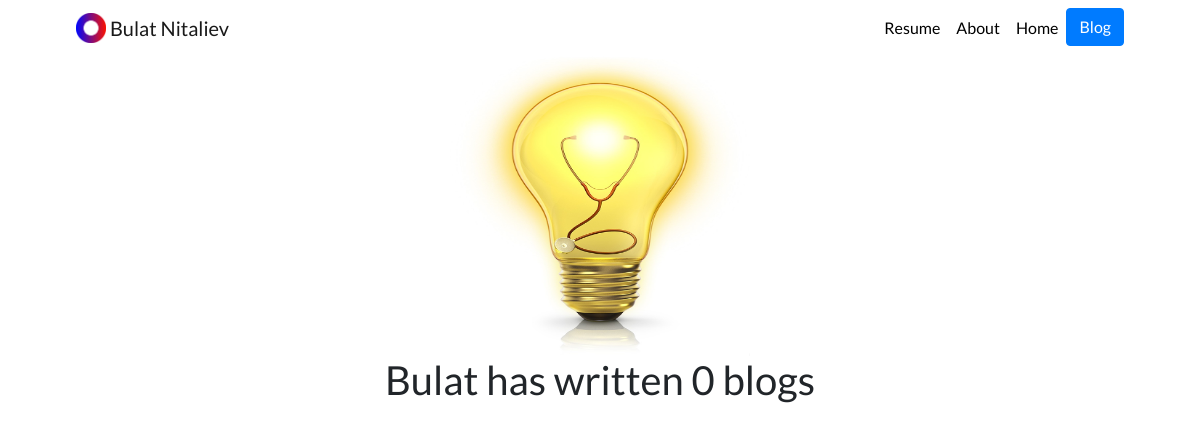
The page /blog/ on the database as committed earlier.
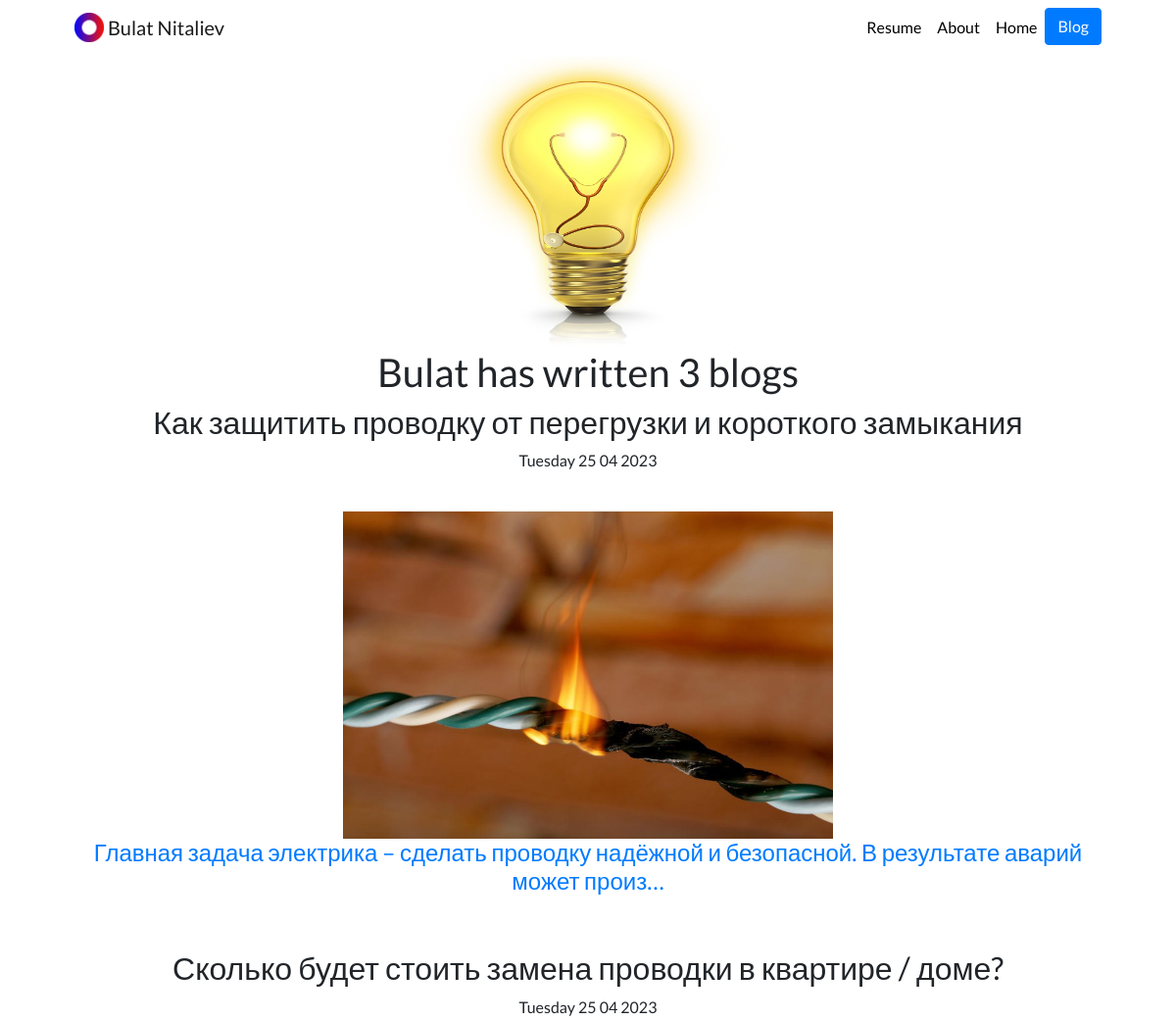
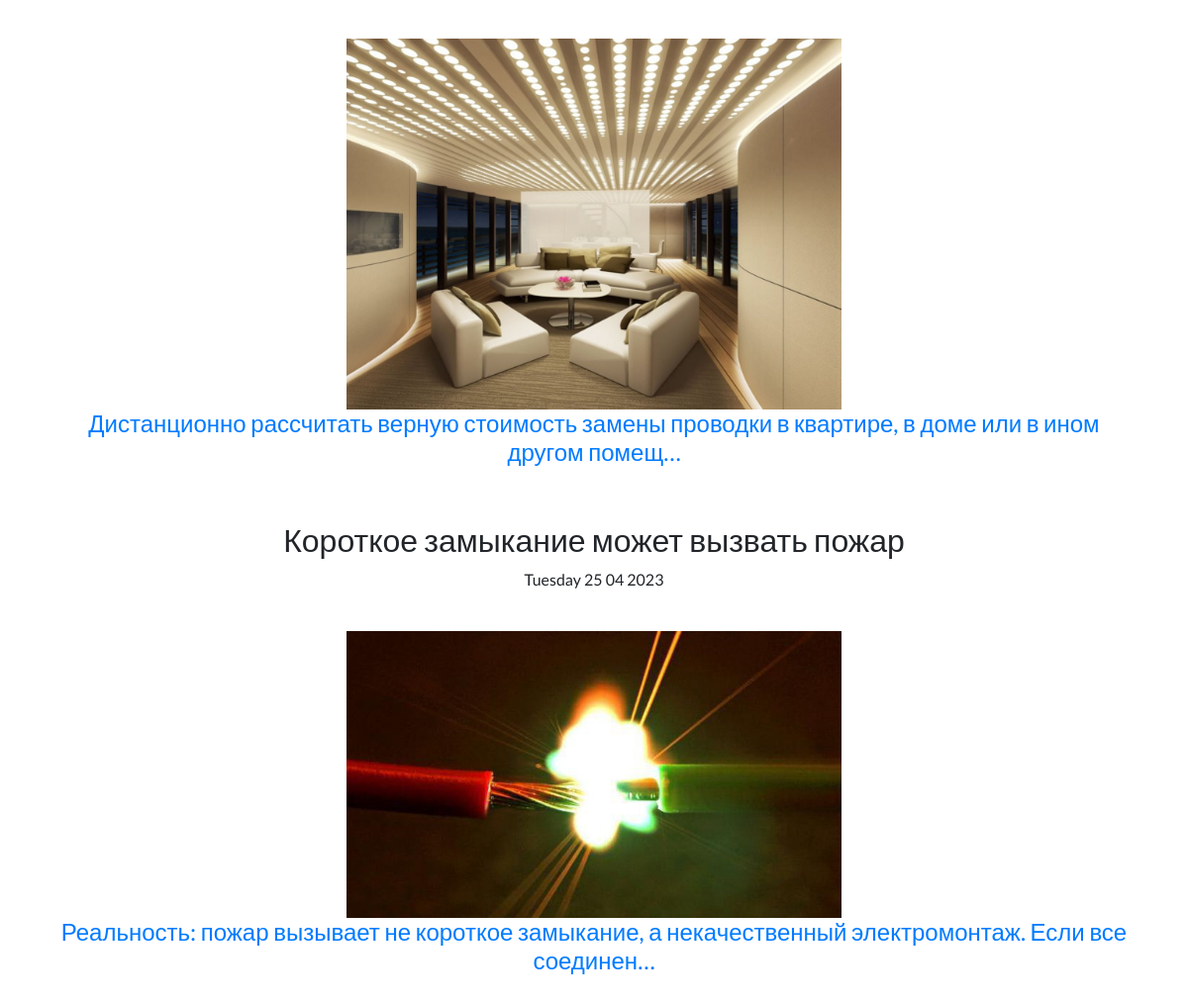
The same page on the database as committed later (2 pictures, top to bottom).
### blog/models.py (models this page shows, shortened)
class Blog(models.Model):
	title = models.CharField(max_length=200)
	text = models.TextField()
	date = models.DateField()
	image = models.ImageField(upload_to='blog/images')

### blog/views.py (the view)
# urls.py: path('',views.all_blogs,name='all_blogs'),
def all_blogs(request):
	blogs = Blog.objects.all()
	return render(request,'blog/all_blogs.html',{'blogs':blogs})

### blog/templates/blog/all_blogs.html
{% extends 'portfolio/base.html' %}
{% block content %}
{% load static %}
<img src="{% static 'blog/lampa.jpg' %}" width="300" height="300" >
<h1>Bulat has written {{ blogs.count }} blog{{ blogs.count|pluralize }}</h1>
{% for blog in blogs %}
<h2>{{ blog.title }}</h2>
<p>{{ blog.date|date:'l d m Y' }}</p>
<br>
<img src="{{ blog.image.url }}" width="500" alt="">
<br>
<a href="{% url 'blog:detail' blog.id %}"><h4>{{ blog.text|truncatechars:100 }}</h4></a>
<br>
<br>
{% endfor %}
{% endblock %}

### portfolio/templates/portfolio/base.html (shortened to what this page needs)
{% load static %}
<!doctype html>
<html lang="en">
<head>
  <link rel="stylesheet" href="https://stackpath.bootstrapcdn.com/bootstrap/4.4.1/css/bootstrap.min.css">
  <link rel="stylesheet" href="{% static "portfolio/custom.css" %}">
</head>
<div class ="container text-center">
<body>
  <nav id="topNav" class="navbar navbar-expand-md navbar-light">
    <div class="container">
      <a class="navbar-brand" href="{% url 'home' %}">
        <img src="{% static "portfolio/Logo.png" %}" width="30" height="30" class="d-inline-block align-top" alt="Nick's Logo">
        <span>Bulat Nitaliev</span>
      </a>
      <div class="collapse navbar-collapse text-center" id="navbarNav">
        <ul class="navbar-nav ml-auto">
          <li class="nav-item">
            <a class="nav-link" href="{% static "portfolio/Ниталиев Булат.pdf" %}">Resume</a>
          </li>
          <li class="nav-item">
            <a class="nav-link" href="{% url 'about' %}" target="_blank">About</a>
          </li>
          <li class="nav-item">
            <a class="nav-link" href="{% url 'home' %}" target="_blank">Home</a>
          </li>
          <li>
            <a role="button" href="{% url 'blog:all_blogs' %}" class="btn btn-primary">Blog</a>
          </li>
        </ul>
      </div>
    </div>
  </nav>
  <div class="container">
    {% block content %}{% endblock %}
  </div>
  </div>
</body>
</html>

### portfolio/static/portfolio/custom.css (style rules this page uses)
.navbar-nav .nav-link { color: rgba(0,0,0,1) !important; }
body { font-family: 'Lato', sans-serif; }

Rows that differ between the two databases and show on the page:
added Blog: title "Как защитить проводку от перегрузки и короткого замыкания", date "Tuesday 25 04 2023", image (picture), text "Главная задача электрика – сделать проводку надёжной и безопасной. В результате аварий может произ…"
added Blog: title "Сколько будет стоить замена проводки в квартире / доме?", date "Tuesday 25 04 2023", image (picture), text "Дистанционно рассчитать верную стоимость замены проводки в квартире, в доме или в ином другом помещ…"
added Blog: title "Короткое замыкание может вызвать пожар", date "Tuesday 25 04 2023", image (picture), text "Реальность: пожар вызывает не короткое замыкание, а некачественный электромонтаж. Если все соединен…"
Other text that changed with them:
{{ blogs.count }}: "0" → "3"
